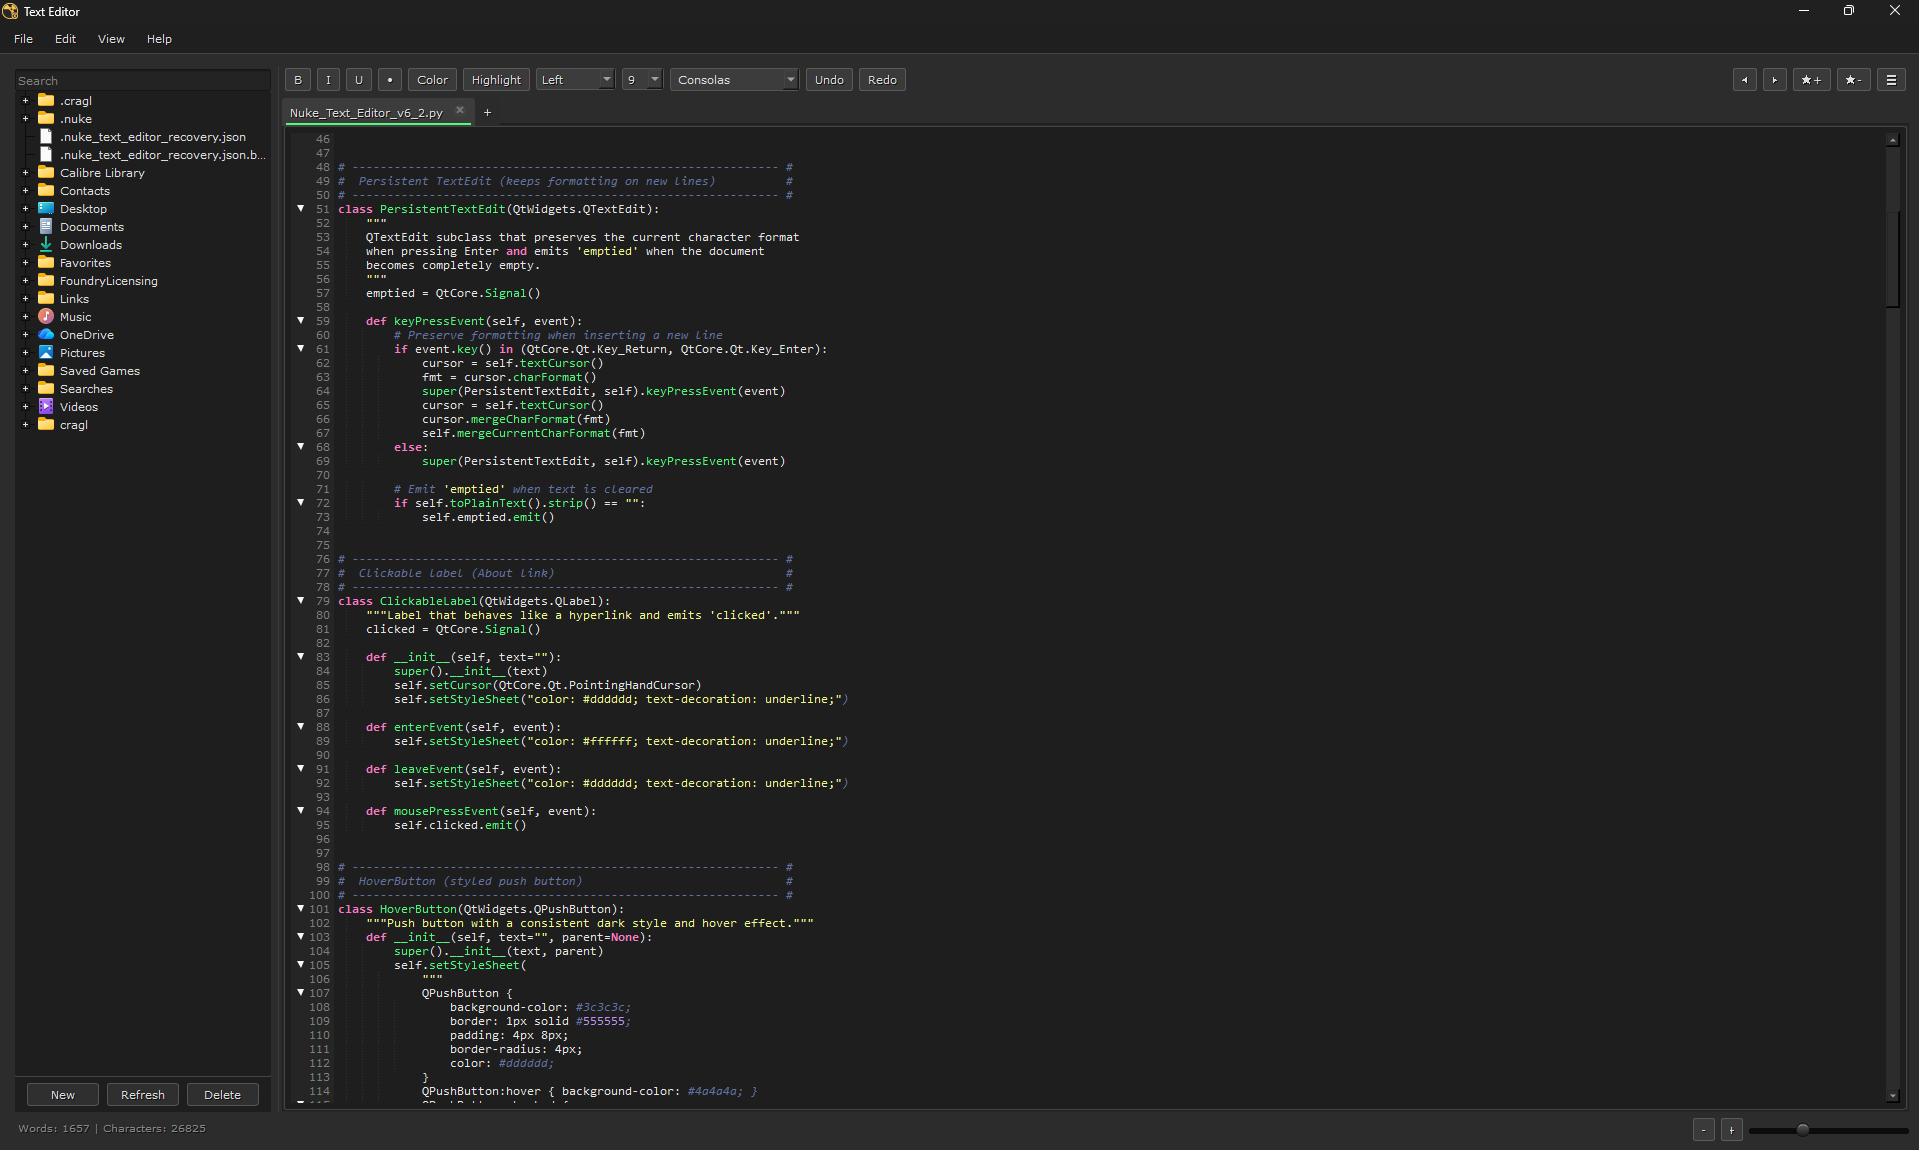

Here is the Python script that generated this plot:
# ------------------------------------------------------------- #
#  Name: Nuke Text Editor ####################################  #
#  Version: 5.8 ##############################################  #
#  Author: Pedro Gartner #####################################  #
# ############################################################  #
#  Last Updated: 15th November, 2025 #########################  #
# ------------------------------------------------------------- #
#  DESCRIPTION: ##############################################  #
# ------------------------------------------------------------- #
#  This script creates a custom Text Editor panel for Nuke.     #
#  It is designed for artists/TDs to write and manage notes,    #
#  task lists and text files directly inside Nuke using a       #
#  simple, dark-themed interface.                               #
#                                                               #
#  Main features:                                               #
#   - Rich text editor (font family, size, bold/italic/underline#
#     text color and highlight, basic alignment).               #
#   - Optional file browser sidebar to navigate folders/files.  #
#   - Open, Save and Save As operations for .txt files.         #
#   - Recent files list (under the Options menu).               #
#   - Find / Replace dialog.                                    #
#   - Live word and character counter at the bottom.            #
#   - About link with author + GitHub information.              #
#                                                               #
#  You can safely customize:                                    #
#   - Default font family and size.                             #
#   - Colors in the style sheets.                               #
#   - Menu entries, button labels, and maximum recent files.    #
#                                                               #
#  The core structure is:                                       #
#   - PersistentTextEdit:  QTextEdit subclass with formatting   #
#                          behavior on new lines.               #
#   - FindReplaceDialog:   small dialog for searching text.     #
#   - TextEditorWidget:    main widget that builds the UI and   #
#                          all logic.                           #
#   - show_texteditor():   function used by Nuke to show/raise  #
#                          a single shared instance of the tool.#
# ------------------------------------------------------------- #

import nuke
import nukescripts
import webbrowser
import os

try:
    # Try PySide2 first (commonly used in many Nuke setups)
    from PySide2 import QtCore, QtGui, QtWidgets
except ImportError:
    # Fallback to PySide6 if PySide2 is not available
    from PySide6 import QtCore, QtGui, QtWidgets

from FileBrowser import FileBrowser  # Custom file browser widget (separate module)

_text_editor_instance = None  # Global reference to keep a single shared instance


# ------------------------------------------------------------- #
#  Persistent TextEdit (keeps formatting on new lines)          #
# ------------------------------------------------------------- #
class PersistentTextEdit(QtWidgets.QTextEdit):
    """
    QTextEdit subclass that:
      - Preserves the current character format when pressing Enter.
      - Emits 'emptied' when the entire editor becomes empty.

    You can change or extend this class if you want to customize how
    new lines behave (for example, to reset formatting on every line).
    """
    emptied = QtCore.Signal()

    def keyPressEvent(self, event):
        # Keep the same char format on newline
        if event.key() in (QtCore.Qt.Key_Return, QtCore.Qt.Key_Enter):
            cursor = self.textCursor()
            fmt = cursor.charFormat()
            # Call the base implementation to insert the new line
            super(PersistentTextEdit, self).keyPressEvent(event)
            # Reapply the previous character format to the new cursor position
            cursor = self.textCursor()
            cursor.mergeCharFormat(fmt)
            self.mergeCurrentCharFormat(fmt)
        else:
            # For all other keys, use default behavior
            super(PersistentTextEdit, self).keyPressEvent(event)

        # If content is empty, notify listeners (used to reapply defaults)
        if self.toPlainText().strip() == "":
            self.emptied.emit()


# ------------------------------------------------------------- #
#  Clickable label (About link)                                 #
# ------------------------------------------------------------- #
class ClickableLabel(QtWidgets.QLabel):
    """
    Small QLabel subclass that behaves like a hyperlink.
    Emits 'clicked' when it is pressed.

    This is used for the 'About' label at the bottom of the UI.
    """
    clicked = QtCore.Signal()

    def __init__(self, text=""):
        super().__init__(text)
        self.setCursor(QtCore.Qt.PointingHandCursor)
        self.setStyleSheet("color: #dddddd; text-decoration: underline;")

    def enterEvent(self, event):
        # Slight color change on hover to give visual feedback
        self.setStyleSheet("color: #ffffff; text-decoration: underline;")

    def leaveEvent(self, event):
        # Revert color when the mouse leaves
        self.setStyleSheet("color: #dddddd; text-decoration: underline;")

    def mousePressEvent(self, event):
        # Emit a signal instead of hardcoding any action here
        self.clicked.emit()


# ------------------------------------------------------------- #
#  HoverButton (styled push button)                             #
# ------------------------------------------------------------- #
class HoverButton(QtWidgets.QPushButton):
    """
    Push button with a consistent dark style and hover behavior.

    Use this class whenever you add new buttons to keep the style
    consistent with the rest of the UI.
    """
    def __init__(self, text="", parent=None):
        super().__init__(text, parent)
        self.setStyleSheet("""
            QPushButton {
                background-color: #3c3c3c;
                border: 1px solid #555555;
                padding: 5px 10px;
                border-radius: 4px;
                color: #dddddd;
            }
            QPushButton:hover { background-color: #4c4c4c; }
            QPushButton:checked {
                background-color: #505050;
                border: 1px solid #888888;
            }
        """)


# ------------------------------------------------------------- #
#  Find / Replace Dialog                                        #
# ------------------------------------------------------------- #
class FindReplaceDialog(QtWidgets.QDialog):
    """
    Simple modal dialog for finding and replacing text in the editor.

    Hooks into the main QTextEdit instance passed in on initialization.
    """
    def __init__(self, parent, text_edit):
        super().__init__(parent)
        self.text_edit = text_edit
        self.setWindowTitle("Find / Replace")
        self.setModal(True)
        self.setFixedSize(300, 140)
        self.setStyleSheet("""
            QDialog { background-color: #2c2c2c; color: #dddddd; }
            QLineEdit { background-color: #3c3c3c; border: 1px solid #555555; color: #dddddd; padding: 4px; }
            QPushButton { background-color: #3c3c3c; border: 1px solid #555555; color: #dddddd; padding: 4px; }
            QPushButton:hover { background-color: #4c4c4c; }
        """)

        layout = QtWidgets.QGridLayout(self)

        # --- Find / Replace fields ---
        layout.addWidget(QtWidgets.QLabel("Find:"), 0, 0)
        self.find_input = QtWidgets.QLineEdit()
        layout.addWidget(self.find_input, 0, 1)

        layout.addWidget(QtWidgets.QLabel("Replace:"), 1, 0)
        self.replace_input = QtWidgets.QLineEdit()
        layout.addWidget(self.replace_input, 1, 1)

        # --- Buttons ---
        self.find_button = QtWidgets.QPushButton("Find Next")
        self.replace_button = QtWidgets.QPushButton("Replace")
        self.replace_all_button = QtWidgets.QPushButton("Replace All")

        btn_layout = QtWidgets.QHBoxLayout()
        btn_layout.addWidget(self.find_button)
        btn_layout.addWidget(self.replace_button)
        btn_layout.addWidget(self.replace_all_button)
        layout.addLayout(btn_layout, 2, 0, 1, 2)

        # Connect signals
        self.find_button.clicked.connect(self.find_text)
        self.replace_button.clicked.connect(self.replace_text)
        self.replace_all_button.clicked.connect(self.replace_all)

        self.last_search = ""  # Keeps track of the last search term

    def find_text(self):
        """Find the next occurrence of the text in the editor."""
        text = self.find_input.text()
        if not text:
            return

        doc = self.text_edit.document()
        cursor = self.text_edit.textCursor()

        # If the search term changed, start from the top again
        if text != self.last_search:
            cursor.movePosition(QtGui.QTextCursor.Start)

        found = doc.find(text, cursor)
        if found.isNull():
            QtWidgets.QMessageBox.information(self, "Find", "No more matches found.")
        else:
            self.text_edit.setTextCursor(found)

        self.last_search = text

    def replace_text(self):
        """Replace the current selection and jump to the next match."""
        cursor = self.text_edit.textCursor()
        if cursor.hasSelection():
            cursor.insertText(self.replace_input.text())
            self.find_text()  # Find the next one after replacing

    def replace_all(self):
        """Replace all occurrences of the searched text in the whole document."""
        text = self.find_input.text()
        if not text:
            return

        replace = self.replace_input.text()
        content = self.text_edit.toPlainText().replace(text, replace)
        self.text_edit.setPlainText(content)
        QtWidgets.QMessageBox.information(self, "Replace All", "All occurrences replaced.")


# ------------------------------------------------------------- #
#  Main Text Editor Widget                                      #
# ------------------------------------------------------------- #
class TextEditorWidget(QtWidgets.QWidget):
    """
    Main widget that builds and manages the Nuke Text Editor UI.

    This is the central place where you can:
      - Change default fonts.
      - Adjust styles and colors.
      - Add new buttons, menus or tools.
    """

    # Default font configuration (safe to change)
    DEFAULT_FONT_FAMILY = "Arial"
    DEFAULT_FONT_SIZE = 11

    # Maximum number of recent files to keep in the menu
    MAX_RECENT_FILES = 5

    def __init__(self, parent=None):
        super().__init__(parent)

        # Window configuration (title & size)
        self.setWindowTitle("Text Editor")
        self.setMinimumSize(800, 500)

        # Tracks whether there are unsaved changes
        self.is_modified = False
        # Path of the current file (None if untitled)
        self.current_file_path = None
        # Internal list of recent file paths
        self.recent_files = []

        # ---- Global Widget Style (colors, fonts, etc.) ----
        # You can safely tweak colors here to change the overall theme.
        self.setStyleSheet("""
            QWidget { background-color: #2c2c2c; color: #dddddd; font-size: 11px; }
            QTextEdit { background-color: #1e1e1e; border: 1px solid #444444;
                        border-radius: 4px; padding: 6px; color: #e6e6e6; }
            QComboBox, QFontComboBox { background-color: #3c3c3c;
                        border: 1px solid #555555; padding: 2px 5px;
                        border-radius: 4px; color: #dddddd; }
            QLabel { color: #e0e0e0; }
            QMenu { background-color: #3c3c3c; color: #dddddd; }
            QMenu::item:selected { background-color: #555555; }
        """)

        # ---- Main text editor area ----
        self.text_edit = PersistentTextEdit(self)
        self.text_edit.setMinimumHeight(300)
        self.text_edit.textChanged.connect(self.on_text_changed)
        self.text_edit.emptied.connect(self.on_text_emptied)
        self.apply_default_formatting()  # Apply default font and colors

        # ---- Word Count Bar (bottom-left) ----
        # Shows "Words: X | Characters: Y" and updates as you type.
        self.status_bar = QtWidgets.QLabel("Words: 0 | Characters: 0")
        self.status_bar.setAlignment(QtCore.Qt.AlignLeft)
        self.status_bar.setStyleSheet("color: #888888; padding: 4px; font-size: 10px;")
        self.text_edit.textChanged.connect(self.update_word_count)

        # ---- File browser sidebar ----
        # Comes from external FileBrowser module; used to explore the file system.
        self.file_browser = FileBrowser(self)
        self.file_browser.file_selected.connect(self.load_file_from_browser)

        # ---- Sidebar toggle button ----
        self.sidebar_button = HoverButton("Files")
        self.sidebar_button.setCheckable(True)
        self.sidebar_button.clicked.connect(self.toggle_sidebar)

        # ---- Options menu (New/Open/Save/etc.) ----
        self.options_button = HoverButton("Options")
        self.file_menu = QtWidgets.QMenu(self)
        self.file_menu.setStyleSheet("""
            QMenu { background-color: #3c3c3c; color: #dddddd; }
            QMenu::item:selected { background-color: #555555; }
        """)
        self.options_button.setMenu(self.file_menu)

        # Core file actions
        self.file_menu.addAction("New File", self.new_file)
        self.file_menu.addAction("Open", self.open)
        self.file_menu.addAction("Save", self.save)
        self.file_menu.addAction("Save As", self.save_as)
        self.file_menu.addSeparator()

        # Find / Replace action
        self.file_menu.addAction("Find / Replace", self.show_find_replace)
        self.file_menu.addSeparator()

        # Recent files submenu
        self.recent_menu = self.file_menu.addMenu("Recent Files")
        self.update_recent_files_menu()

        # ---- Formatting buttons (bold/italic/underline/colors/undo/redo) ----
        self.bold_button = HoverButton("B"); self.bold_button.setCheckable(True)
        self.italic_button = HoverButton("I"); self.italic_button.setCheckable(True)
        self.underline_button = HoverButton("U"); self.underline_button.setCheckable(True)
        self.color_button = HoverButton("Color")
        self.highlight_button = HoverButton("Highlight")
        self.undo_button = HoverButton("Undo")
        self.redo_button = HoverButton("Redo")

        # ---- Alignment dropdown ----
        # Keeps text alignment controls compact and clean.
        self.align_dropdown = QtWidgets.QComboBox()
        self.align_dropdown.addItems(["Left", "Center", "Right", "Justify"])
        self.align_dropdown.setCurrentIndex(0)
        self.align_dropdown.setMinimumWidth(80)
        self.align_dropdown.setMaximumWidth(90)
        self.align_dropdown.currentIndexChanged.connect(self.change_alignment)

        # ---- Font size dropdown ----
        self.fontsize_combo = QtWidgets.QComboBox()
        self.fontsize_combo.addItems([str(i) for i in range(8, 25)])
        self.fontsize_combo.setCurrentText(str(self.DEFAULT_FONT_SIZE))

        # ---- Font family dropdown ----
        self.fontfamily_combo = QtWidgets.QFontComboBox()
        self.fontfamily_combo.setCurrentFont(QtGui.QFont(self.DEFAULT_FONT_FAMILY))
        self.fontfamily_combo.setMaximumHeight(24)
        self.fontfamily_combo.setMaximumWidth(130)  # Adjusted width to keep toolbar compact
        self.fontfamily_combo.setMaxVisibleItems(8)
        self.fontfamily_combo.currentFontChanged.connect(self.preview_font)
        self.fontfamily_combo.activated.connect(self.change_fontfamily)

        # ---- Top toolbar layout ----
        # This row holds the sidebar toggle, options, font controls, formatting, etc.
        toolbar_layout = QtWidgets.QHBoxLayout()
        toolbar_layout.addWidget(self.sidebar_button)
        toolbar_layout.addWidget(self.options_button)
        toolbar_layout.addSpacing(10)
        toolbar_layout.addWidget(QtWidgets.QLabel("Font size:"))
        toolbar_layout.addWidget(self.fontsize_combo)
        toolbar_layout.addWidget(QtWidgets.QLabel("Font:"))
        toolbar_layout.addWidget(self.fontfamily_combo)
        toolbar_layout.addWidget(self.bold_button)
        toolbar_layout.addWidget(self.italic_button)
        toolbar_layout.addWidget(self.underline_button)
        toolbar_layout.addWidget(self.color_button)
        toolbar_layout.addWidget(self.highlight_button)
        toolbar_layout.addWidget(self.align_dropdown)
        toolbar_layout.addWidget(self.undo_button)
        toolbar_layout.addWidget(self.redo_button)
        toolbar_layout.addStretch()

        # ---- Split area (left: file browser, right: text editor) ----
        split_layout = QtWidgets.QHBoxLayout()
        split_layout.addWidget(self.file_browser)
        split_layout.addWidget(self.text_edit, 1)

        # ---- Bottom bar (word count left + About link right) ----
        about_label = ClickableLabel("About")
        about_label.setAlignment(QtCore.Qt.AlignRight)
        about_label.clicked.connect(self.show_about)

        bottom_layout = QtWidgets.QHBoxLayout()
        bottom_layout.addWidget(self.status_bar)
        bottom_layout.addStretch()
        bottom_layout.addWidget(about_label)

        # ---- Main vertical layout (toolbar -> split area -> bottom bar) ----
        main_layout = QtWidgets.QVBoxLayout(self)
        main_layout.addLayout(toolbar_layout)
        main_layout.addLayout(split_layout)
        main_layout.addLayout(bottom_layout)

        # ---- Connect formatting signals ----
        self.bold_button.toggled.connect(self.toggle_bold)
        self.italic_button.toggled.connect(self.toggle_italic)
        self.underline_button.toggled.connect(self.toggle_underline)
        self.fontsize_combo.currentTextChanged.connect(self.change_fontsize)
        self.color_button.clicked.connect(self.choose_text_color)
        self.highlight_button.clicked.connect(self.choose_highlight_color)
        self.undo_button.clicked.connect(self.text_edit.undo)
        self.redo_button.clicked.connect(self.text_edit.redo)

        # Initialize the word count display
        self.update_word_count()

    # ------------------------------------------------------------- #
    #  Utility Methods                                              #
    # ------------------------------------------------------------- #
    def update_word_count(self):
        """Update the word/character counter label at the bottom."""
        text = self.text_edit.toPlainText()
        words = len(text.split())
        chars = len(text)
        self.status_bar.setText(f"Words: {words} | Characters: {chars}")

    def add_recent_file(self, path):
        """Insert a path into the recent files list and update the menu."""
        if path not in self.recent_files:
            self.recent_files.insert(0, path)
        # Keep list size under the configured maximum
        self.recent_files = self.recent_files[:self.MAX_RECENT_FILES]
        self.update_recent_files_menu()

    def update_recent_files_menu(self):
        """Rebuild the Recent Files submenu based on self.recent_files."""
        self.recent_menu.clear()
        if not self.recent_files:
            self.recent_menu.addAction("(No Recent Files)").setEnabled(False)
        else:
            for path in self.recent_files:
                action = self.recent_menu.addAction(path)
                # Use a lambda with a default argument to capture the path
                action.triggered.connect(lambda checked, p=path: self.load_file_from_browser(p))

    def show_find_replace(self):
        """Open the Find/Replace dialog for the current text editor."""
        dialog = FindReplaceDialog(self, self.text_edit)
        dialog.exec_()

    # ------------------------------------------------------------- #
    #  Core Text & Formatting Methods                               #
    # ------------------------------------------------------------- #
    def apply_default_formatting(self):
        """Apply the default font and colors to the editor and document."""
        fmt = QtGui.QTextCharFormat()
        fmt.setFont(QtGui.QFont(self.DEFAULT_FONT_FAMILY, self.DEFAULT_FONT_SIZE))
        fmt.setForeground(QtGui.QBrush(QtGui.QColor("#e6e6e6")))
        fmt.setBackground(QtGui.QBrush(QtGui.QColor("#1e1e1e")))
        self.text_edit.setCurrentCharFormat(fmt)
        self.text_edit.document().setDefaultFont(QtGui.QFont(self.DEFAULT_FONT_FAMILY, self.DEFAULT_FONT_SIZE))

    def on_text_emptied(self):
        """Called when the text editor becomes completely empty."""
        # We simply reapply the default formatting when all text is gone.
        self.apply_default_formatting()

    def toggle_sidebar(self):
        """Show or hide the file browser sidebar."""
        visible = not self.file_browser.isVisible()
        self.file_browser.setVisible(visible)
        self.sidebar_button.setChecked(visible)

    def on_text_changed(self):
        """Slot called every time the text changes."""
        self.is_modified = True
        self.update_word_count()

    def change_alignment(self, index):
        """Change the paragraph alignment based on dropdown selection."""
        if index == 0:
            self.text_edit.setAlignment(QtCore.Qt.AlignLeft)
        elif index == 1:
            self.text_edit.setAlignment(QtCore.Qt.AlignCenter)
        elif index == 2:
            self.text_edit.setAlignment(QtCore.Qt.AlignRight)
        elif index == 3:
            self.text_edit.setAlignment(QtCore.Qt.AlignJustify)

    # ------------------------------------------------------------- #
    #  File Operations                                              #
    # ------------------------------------------------------------- #
    def new_file(self):
        """Clear the editor and start a new untitled file."""
        if self.is_modified:
            reply = QtWidgets.QMessageBox.question(
                self, "Save Changes?",
                "Do you want to save before creating a new file?",
                QtWidgets.QMessageBox.Yes | QtWidgets.QMessageBox.No | QtWidgets.QMessageBox.Cancel,
                QtWidgets.QMessageBox.Cancel)
            if reply == QtWidgets.QMessageBox.Yes:
                self.save()
            elif reply == QtWidgets.QMessageBox.Cancel:
                return

        self.text_edit.clear()
        self.current_file_path = None
        self.is_modified = False

        # Reset formatting controls and reapply the default font
        self.bold_button.setChecked(False)
        self.italic_button.setChecked(False)
        self.underline_button.setChecked(False)
        self.apply_default_formatting()

    def load_file_from_browser(self, path):
        """Load the file at 'path' into the text editor (used by FileBrowser)."""
        try:
            with open(path, "r", encoding="utf-8") as f:
                self.text_edit.setPlainText(f.read())
            self.current_file_path = path
            self.add_recent_file(path)
            self.is_modified = False
        except Exception as e:
            QtWidgets.QMessageBox.warning(self, "Error", f"Could not open file:\n{e}")

    def save(self):
        """Save to the current file path, or trigger Save As if none."""
        if self.current_file_path:
            try:
                with open(self.current_file_path, "w", encoding="utf-8") as f:
                    f.write(self.text_edit.toPlainText())
                self.add_recent_file(self.current_file_path)
                self.is_modified = False
            except Exception as e:
                QtWidgets.QMessageBox.warning(self, "Error", f"Could not save file:\n{e}")
        else:
            self.save_as()

    def save_as(self):
        """Ask the user where to save the file and update the current path."""
        path, _ = QtWidgets.QFileDialog.getSaveFileName(
            self, "Save As", "", "Text Files (*.txt);;All Files (*)"
        )
        if path:
            # Ensure the file ends with .txt to keep things consistent
            if not path.lower().endswith(".txt"):
                path += ".txt"
            try:
                with open(path, "w", encoding="utf-8") as f:
                    f.write(self.text_edit.toPlainText())
                self.current_file_path = path
                self.add_recent_file(path)
                self.is_modified = False
            except Exception as e:
                QtWidgets.QMessageBox.warning(self, "Error", f"Could not save file:\n{e}")

    def open(self):
        """Show a file dialog and open a selected text file."""
        filename, _ = QtWidgets.QFileDialog.getOpenFileName(self, "Open File")
        if filename:
            with open(filename, "r", encoding="utf-8") as f:
                self.text_edit.setPlainText(f.read())
            self.current_file_path = filename
            self.add_recent_file(filename)
            self.is_modified = False

    # ------------------------------------------------------------- #
    #  Formatting / About / Close                                   #
    # ------------------------------------------------------------- #
    def preview_font(self, font):
        """Preview the chosen font family on the current selection/position."""
        fmt = QtGui.QTextCharFormat()
        fmt.setFontFamily(font.family())
        self.text_edit.mergeCurrentCharFormat(fmt)

    def change_fontsize(self, size_str):
        """Change font size for the current selection/position."""
        fmt = QtGui.QTextCharFormat()
        fmt.setFontPointSize(int(size_str))
        self.text_edit.mergeCurrentCharFormat(fmt)

    def change_fontfamily(self, font):
        """Commit font family change after selecting it in the dropdown."""
        fmt = QtGui.QTextCharFormat()
        fmt.setFontFamily(font.family())
        self.text_edit.mergeCurrentCharFormat(fmt)

    def toggle_bold(self, checked):
        """Toggle bold formatting on the current selection/position."""
        fmt = self.text_edit.currentCharFormat()
        fmt.setFontWeight(QtGui.QFont.Bold if checked else QtGui.QFont.Normal)
        self.text_edit.mergeCurrentCharFormat(fmt)

    def toggle_italic(self, checked):
        """Toggle italic formatting on the current selection/position."""
        fmt = self.text_edit.currentCharFormat()
        fmt.setFontItalic(checked)
        self.text_edit.mergeCurrentCharFormat(fmt)

    def toggle_underline(self, checked):
        """Toggle underline formatting on the current selection/position."""
        fmt = self.text_edit.currentCharFormat()
        fmt.setFontUnderline(checked)
        self.text_edit.mergeCurrentCharFormat(fmt)

    def choose_text_color(self):
        """Open a color dialog and change the text color."""
        color = QtWidgets.QColorDialog.getColor()
        if color.isValid():
            fmt = self.text_edit.currentCharFormat()
            fmt.setForeground(QtGui.QBrush(color))
            self.text_edit.mergeCurrentCharFormat(fmt)

    def choose_highlight_color(self):
        """Open a color dialog and change the background (highlight) color."""
        color = QtWidgets.QColorDialog.getColor()
        if color.isValid():
            fmt = self.text_edit.currentCharFormat()
            fmt.setBackground(QtGui.QBrush(color))
            self.text_edit.mergeCurrentCharFormat(fmt)

    def show_about(self):
        """Show a small About dialog with author and link information."""
        msg = QtWidgets.QMessageBox(self)
        msg.setWindowTitle("About")
        msg.setIcon(QtWidgets.QMessageBox.Information)
        msg.setTextFormat(QtCore.Qt.RichText)
        msg.setTextInteractionFlags(QtCore.Qt.TextBrowserInteraction)
        msg.setStandardButtons(QtWidgets.QMessageBox.Ok)
        msg.setText("""Nuke Text Editor 5.8<br>Pedro Gartner<br>
        <a href=\"https://github.com/PedroGartner\" style=\"text-decoration: underline; color: #ffffff;\">GitHub</a>""")
        msg.exec_()

    def closeEvent(self, event):
        """Ask to save changes when the window is closed if needed."""
        if self.is_modified:
            reply = QtWidgets.QMessageBox.question(
                self, "Save Changes?",
                "Do you want to save before closing?",
                QtWidgets.QMessageBox.Yes | QtWidgets.QMessageBox.No | QtWidgets.QMessageBox.Cancel,
                QtWidgets.QMessageBox.Cancel)
            if reply == QtWidgets.QMessageBox.Yes:
                self.save()
                event.accept()
            elif reply == QtWidgets.QMessageBox.No:
                event.accept()
            else:
                event.ignore()
        else:
            event.accept()


# ------------------------------------------------------------- #
#  Launch in Nuke                                                #
# ------------------------------------------------------------- #
def show_texteditor():
    """
    Entry point to show (or raise) the Text Editor inside Nuke.

    Use this function in your Nuke menu.py, for example:
        import TextEditor
        nuke.menu('Nuke').addCommand('PGartner/Text Editor', 'TextEditor.show_texteditor()')

    This keeps a single global instance so opening the tool multiple
    times does not create duplicated windows.
    """
    global _text_editor_instance
    try:
        if _text_editor_instance and _text_editor_instance.isVisible():
            _text_editor_instance.raise_()
            _text_editor_instance.activateWindow()
            return _text_editor_instance
    except:
        _text_editor_instance = None

    _text_editor_instance = TextEditorWidget()
    _text_editor_instance.show()
    return _text_editor_instance
